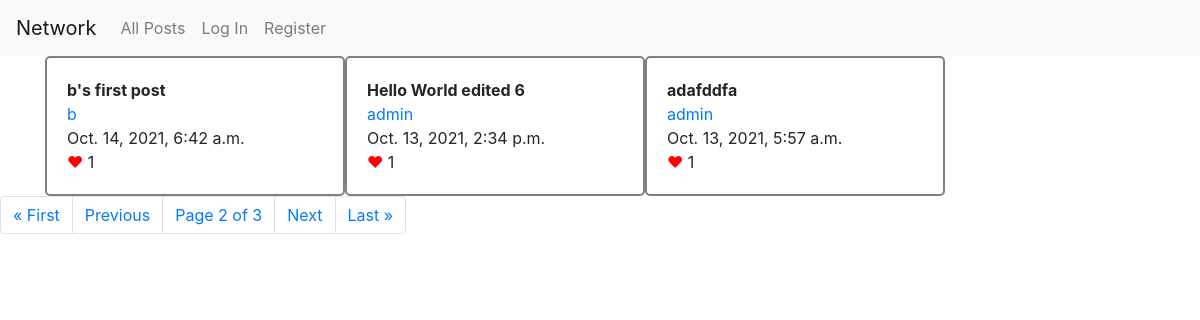
Before: /?page=2 with the older database file.
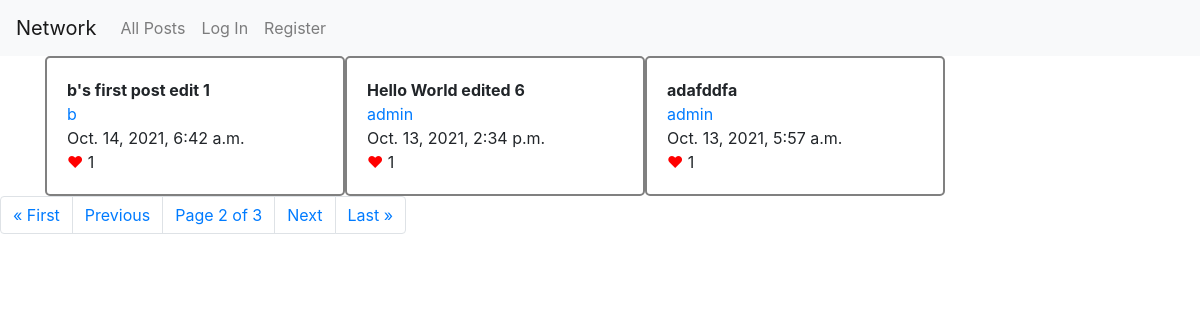
After: the same page with the newer database file.
### network/models.py (models this page shows, shortened)
class Post(models.Model):
    user = models.ForeignKey("User", on_delete=models.CASCADE, related_name="posts")
    content = models.TextField(blank=False)
    timestamp = models.DateTimeField(auto_now_add=True)
    likers = models.ManyToManyField("User", related_name="like_posts")
    def likes(self):
        return len(self.likers.all())

class User(AbstractUser):
    followers = models.ManyToManyField("User", blank=True, related_name="following")
    profile = models.TextField(max_length=256)

### network/views.py (the view)
# urls.py: path("", views.index, name="index"),
def index(request, scope=''):
    if scope == 0:
        return index(request, request.user.id)
    temp = {}
    if scope == 'following':
        post_list = Post.objects.filter(user__in=request.user.following.all())
    elif scope == '':
        post_list = Post.objects.all()
    else:
        post_list = Post.objects.filter(user=User.objects.get(id=scope))
        temp['looking_user'] = User.objects.get(id=scope)
        temp['follow_btn'] = "Unfollow" if temp['looking_user'].followed_by(request.user) else "Follow"
    post_list = post_list.order_by("-timestamp").all()
    paginator = Paginator(post_list, 3)
    page_obj = paginator.get_page(request.GET.get('page'))
    temp['post_form'] = PostForm().as_table()
    temp['page_obj'] = page_obj
    return render(request, "network/index.html", temp)

### network/templates/network/index.html (shortened to what this page needs)
{% extends "network/layout.html" %}
{% load static %}
{% block body %}
    <div id="all-posts" class="container">
        {% for post in page_obj %}
        <div class='div-post'>
            <b id='content-{{ post.id }}' data-id='{{ post.id }}'>{{ post.content }}</b>
            <br>
            <a class='user-{{ post.user }}' data-user='{{ post.user }}' href="{% url 'user' scope=post.user.id %}">{{ post.user }}</a><br>
            {{ post.timestamp }}<br>
            <a id='like-{{ post.id }}' data-id='{{ post.id }}' href='javascript:;' style="color: red;">&hearts;</a> <span id='like-num-{{ post.id }}'>{{ post.likes }}</span>
        </div>
        <br>
        {% endfor %}
    </div>
    <div class="pagination">
        <nav aria-label="step-links">
            <ul class="pagination">
                {% if page_obj.has_previous %}
                    <li class="page-item">
                        <a class="page-link" href="?page=1">&laquo; First</a>
                    </li>
                    <li class="page-item">
                        <a class="page-link" href="?page={{ page_obj.previous_page_number }}">Previous</a>
                    </li>
                {% else %}
                    <li class="page-item disabled">
                        <a class="page-link" href="#" tabindex="-1" aria-disabled="true">Previous</a>
                    </li>
                {% endif %}
                <span class="page-link">
                    Page {{ page_obj.number }} of {{ page_obj.paginator.num_pages }}
                </span>
                {% if page_obj.has_next %}
                    <li class="page-item"><a class="page-link" href="?page={{ page_obj.next_page_number }}">Next</a></li>
                    <li class="page-item"><a class="page-link" href="?page={{ page_obj.paginator.num_pages }}">Last &raquo;</a></li>
                {% else %}
                    <li class="page-item disabled">
                        <a class="page-link" href="#" tabindex="1" aria-disabled="true">Next</a>
                    </li>
                {% endif %}
            </ul>
        </nav>
    </div>
{% endblock %}

Changed rows visible on the page:
changed Post: content "b's first post" → "b's first post edit 1"
